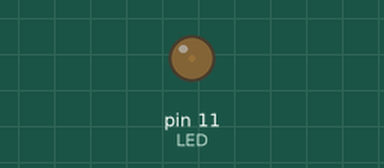
The sketch below on a simulated Arduino Uno, built with avr-gcc and run on an emulated ATmega328P. Parts: output pins drawn as LEDs (lit = HIGH).

Above: at 0.05 s.
At 0.6 s:
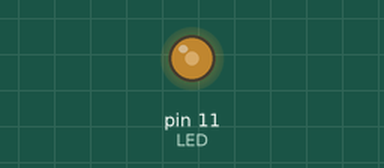
At 1.15 s:
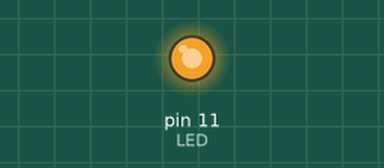
At 2.3 s:
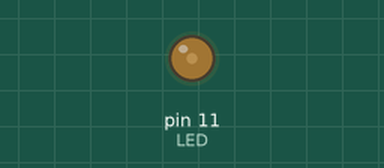
Timing chart, 0 to 5.9 s (numbered marks = the images above):
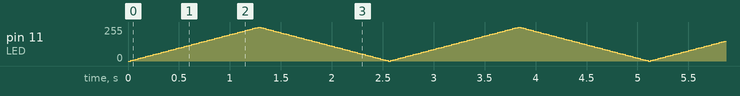

The sketch:

LEDPWm.ino
```cpp
int LED = 11;
int bright = 0;
int increment = 5;
int times = 25;

void setup() {
  // put your setup code here, to run once:

  pinMode(LED, OUTPUT);
}

void loop() {
  // put your main code here, to run repeatedly:

  analogWrite(LED,bright);
  delay(times);
  bright = bright + increment;

  if(bright <= 0 || bright >= 255) {
    increment = -increment;
    }

}
```
